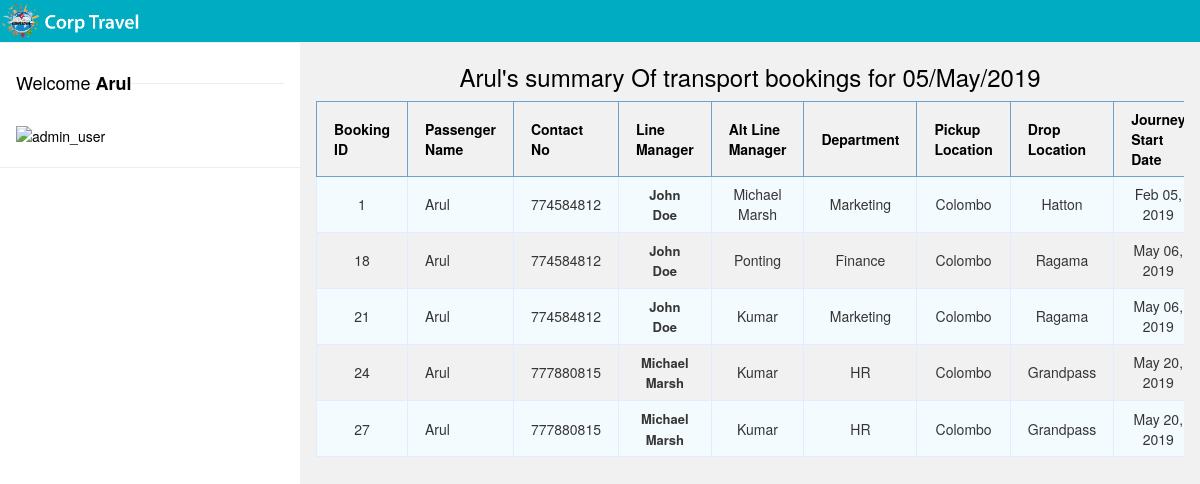
Screenshot of /dashboard/bookings_summary.php (signed in) with the database file from the repository.
### tables this page shows
CREATE TABLE `trans_transport` (
  `id` int(25) NOT NULL,
  `passenger_name` varchar(50) NOT NULL,
  `contact_no` int(25) NOT NULL,
  `line_mgr` varchar(25) NOT NULL,
  `alt_line_mgr` varchar(25) NOT NULL,
  `dept_name` varchar(25) NOT NULL,
  `pickup_location` varchar(250) NOT NULL,
  `drop_location` varchar(250) NOT NULL,
  `journey_start` varchar(25) NOT NULL,
  `journey_end` varchar(25) NOT NULL,
  `journey_start_time` time NOT NULL,
  `journey_end_time` time NOT NULL,
  `description` varchar(50) NOT NULL,
  `timestamp` timestamp NOT NULL DEFAULT CURRENT_TIMESTAMP ON UPDATE CURRENT_TIMESTAMP,
  `approval_status` varchar(25) NOT NULL
);

### dashboard/bookings_summary.php (the view, shortened to what this page needs)
<?php
include_once "../admin/db-config.php";
?>
<!DOCTYPE html>
<html>
<link rel="stylesheet" href="css/w3.css">
<link rel="stylesheet" href="https://use.fontawesome.com/releases/v5.8.1/css/all.css"
>
<link rel="stylesheet" href="css/dashboard.css">
<link rel="stylesheet" href="https://maxcdn.bootstrapcdn.com/bootstrap/3.4.0/css/bootstrap.min.css">
<head>
</head>
<body class="w3-light-grey">
<div class="w3-bar w3-top w3-black w3-large" style="z-index:1000">
    <a href="../menu/menu.php"><img src="../img/title_corp_travel.png" width="12%"></a>
</div>
<nav class="w3-sidebar w3-collapse w3-white w3-animate-left" style="z-index:3;width:300px;" id="mySidebar"><br>
    <div class="w3-container w3-row">
        <div class="w3-col s8 w3-bar">
            <h4>
                <span>Welcome <strong><?php echo $_SESSION['user']['username']; ?></strong></span>
            </h4>
        </div>
        <hr>
        <br>
        <img src="assets/banner.jpg" alt="admin_user" width="100%" height="100%">
    </div>
    <hr>
</nav>
<div class="w3-main" style="margin-left:300px;margin-top:43px;">
    <hr>
    <h3 class="w3-center"><?php echo $_SESSION['user']['username']; ?>'s summary Of transport bookings
        for <?php echo date("d/M/Y") ?></h3>
    <div class="w3-container">
        <div class="w3-responsive">
            <table class="data-table">
                <thead>
                <tr>
                    <th>Booking ID</th>
                    <th>Passenger Name</th>
                    <th>Contact No</th>
                    <th>Line Manager</th>
                    <th>Alt Line Manager</th>
                    <th>Department</th>
                    <th>Pickup Location</th>
                    <th>Drop Location</th>
                    <th>Journey Start Date</th>
                </tr>
                </thead>
                <tbody>
                <?php
                $sql = "SELECT * FROM `trans_transport` where `passenger_name` = '" . $_SESSION['user']['username'] . "'";
                $query = mysqli_query($conn, $sql);
                while ($row = mysqli_fetch_array($query))
                {
                ?>
                <div class="modal fade" id="myModal<?php echo $row['id'] ?>" role="dialog">
                    <div class="modal-dialog">
                        <div class="modal-content">
                            <?php
                            echo '<tr>
					<td><center>' . $row['id'] . '</center></td>
                    <td>' . $row['passenger_name'] . '</td>
                    <td><center>' . $row['contact_no'] . '</center></td>
                    <td><center><font size="2.4px"><b>' . $row['line_mgr'] . '</b></font></center></td>
                    <td><center>' . $row['alt_line_mgr'] . '</center></td>
                    <td><center>' . $row['dept_name'] . '</center></td>
                    <td><center>' . $row['pickup_location'] . '</center></td>
                    <td><center>' . $row['drop_location'] . '</center></td>
                    <td><center>' . $row['journey_start'] . '</center></td>
                    <td><center>' . $row['journey_end'] . '</center></td>
                    <td><center><font color="#f44e42"><strong>' . $row['approval_status'] . '</strong></font></center></td>
				</tr>';
                            } ?>
                        </div>
                    </div>
                </div>
                </tbody>
            </table>
        </div>
    </div>
    <br>
    <br>
</div>
</body>
</html>

### dashboard/css/w3.css (style rules this page uses)
*,*:before,*:after { box-sizing:inherit }
html { -ms-text-size-adjust:100%;-webkit-text-size-adjust:100% }
body { margin:0 }
article,aside,details,figcaption,figure,footer,header,main,menu,nav,section,summary { display:block }
a { background-color:transparent;-webkit-text-decoration-skip:objects }
img { border-style:none }
hr { box-sizing:content-box;height:0;overflow:visible }
html,body { font-family:Verdana,sans-serif;font-size:15px;line-height:1.5 }
html { overflow-x:hidden }
h3 { font-size:24px }
h4 { font-size:20px }
h1,h2,h3,h4,h5,h6 { font-family:"Segoe UI",Arial,sans-serif;font-weight:400;margin:10px 0 }
hr { border:0;border-top:1px solid #eee;margin:20px 0 }
img { vertical-align:middle }
a { color:inherit }
.w3-sidebar { height:100%;width:200px;background-color:#fff;position:fixed!important;z-index:1;overflow:auto }
.w3-main,#main { transition:margin-left .4s }
.w3-bar { width:100%;overflow:hidden }
.w3-responsive { display:block;overflow-x:auto }
.w3-container:after,.w3-container:before,.w3-panel:after,.w3-panel:before,.w3-row:after,.w3-row:before,.w3-row-padding:after,.w3-row-padding:before, .w3-cell-row:before,.w3-cell-row:after,.w3-clear:after,.w3-clear:before,.w3-bar:before,.w3-bar:after { content:"";display:table;clear:both }
.w3-col,.w3-half,.w3-third,.w3-twothird,.w3-threequarter,.w3-quarter { float:left;width:100% }
.w3-col.s8 { width:66.66666% }
@media (min-width:993px) { .w3-sidebar.w3-collapse { display:block!important } }
.w3-top,.w3-bottom { position:fixed;width:100%;z-index:1 }
.w3-top { top:0 }
.w3-container,.w3-panel { padding:0.01em 16px }
.w3-animate-left { position:relative;animation:animateleft 0.4s }
.w3-large { font-size:18px!important }
.w3-center { text-align:center!important }
.w3-white,.w3-hover-white:hover { color:#000!important;background-color:#fff!important }
.w3-black,.w3-hover-black:hover { color:#fff!important;background-color:#000!important }
.w3-light-grey,.w3-hover-light-grey:hover,.w3-light-gray,.w3-hover-light-gray:hover { color:#000!important;background-color:#f1f1f1!important }

### dashboard/css/dashboard.css (style rules this page uses)
html, body, h1, h2, h3, h4, h5 { font-family: 'Raleway', sans-serif; }
body { margin-top: 20px; font-family: 'Open Sans', sans-serif; color: #282828; }
.w3-black, .w3-hover-black:hover { color: #fff !important; background-color: #00acc1 !important; }

### dashboard/bookings_summary.php (style rules this page uses)
table td { transition: all .5s; }
.data-table { border-collapse: collapse; font-size: 14px; min-width: 537px; }
.data-table th, .data-table td { border: 1px solid #e1edff; padding: 7px 17px; }
.data-table thead th { color: #000000; border-color: #6ea1cc !important; }
.data-table tbody td { color: #353535; }
.data-table tbody td:first-child, .data-table tbody td:nth-child(4), .data-table tbody td:last-child { text-align: right; }
.data-table tbody tr:nth-child(odd) td { background-color: #f4fbff; }

### rows the page displays
trans_transport: id "1", passenger_name "Arul", contact_no "774584812", line_mgr "John Doe", alt_line_mgr "Michael Marsh", dept_name "Marketing", pickup_location "Colombo", drop_location "Hatton", journey_start "Feb 05, 2019"
trans_transport: id "18", passenger_name "Arul", contact_no "774584812", line_mgr "John Doe", alt_line_mgr "Ponting", dept_name "Finance", pickup_location "Colombo", drop_location "Ragama", journey_start "May 06, 2019"
trans_transport: id "21", passenger_name "Arul", contact_no "774584812", line_mgr "John Doe", alt_line_mgr "Kumar", dept_name "Marketing", pickup_location "Colombo", drop_location "Ragama", journey_start "May 06, 2019"
trans_transport: id "24", passenger_name "Arul", contact_no "777880815", line_mgr "Michael Marsh", alt_line_mgr "Kumar", dept_name "HR", pickup_location "Colombo", drop_location "Grandpass", journey_start "May 20, 2019"
trans_transport: id "27", passenger_name "Arul", contact_no "777880815", line_mgr "Michael Marsh", alt_line_mgr "Kumar", dept_name "HR", pickup_location "Colombo", drop_location "Grandpass", journey_start "May 20, 2019"

### other values shown
$_SESSION['user']['username'] "Arul"
